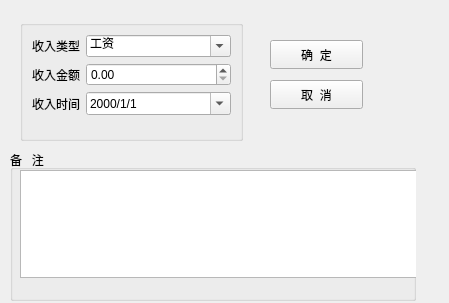
<?xml version="1.0" encoding="UTF-8"?>
<ui version="4.0">
 <class>Cell_income</class>
 <widget class="QWidget" name="Cell_income">
  <property name="geometry">
   <rect>
    <x>0</x>
    <y>0</y>
    <width>449</width>
    <height>303</height>
   </rect>
  </property>
  <property name="windowTitle">
   <string>Form</string>
  </property>
  <widget class="QGroupBox" name="groupBox_remarks">
   <property name="geometry">
    <rect>
     <x>10</x>
     <y>150</y>
     <width>406</width>
     <height>151</height>
    </rect>
   </property>
   <property name="title">
    <string>备   注</string>
   </property>
   <property name="flat">
    <bool>true</bool>
   </property>
   <widget class="QPlainTextEdit" name="edit_remarks">
    <property name="geometry">
     <rect>
      <x>10</x>
      <y>20</y>
      <width>398</width>
      <height>108</height>
     </rect>
    </property>
    <property name="maximumSize">
     <size>
      <width>16777215</width>
      <height>16777215</height>
     </size>
    </property>
   </widget>
  </widget>
  <widget class="QGroupBox" name="groupBox_outOfRemarks">
   <property name="geometry">
    <rect>
     <x>20</x>
     <y>20</y>
     <width>223</width>
     <height>121</height>
    </rect>
   </property>
   <property name="title">
    <string/>
   </property>
   <layout class="QFormLayout" name="formLayout">
    <item row="0" column="0">
     <widget class="QLabel" name="label_6">
      <property name="text">
       <string>收入类型</string>
      </property>
      <property name="buddy">
       <cstring>cbx_type</cstring>
      </property>
     </widget>
    </item>
    <item row="0" column="1">
     <widget class="QComboBox" name="cbx_type">
      <property name="editable">
       <bool>true</bool>
      </property>
      <property name="currentText">
       <string>工资</string>
      </property>
      <item>
       <property name="text">
        <string>工资</string>
       </property>
      </item>
      <item>
       <property name="text">
        <string>兼职</string>
       </property>
      </item>
      <item>
       <property name="text">
        <string>理财</string>
       </property>
      </item>
      <item>
       <property name="text">
        <string>礼金</string>
       </property>
      </item>
      <item>
       <property name="text">
        <string>其他</string>
       </property>
      </item>
     </widget>
    </item>
    <item row="1" column="0">
     <widget class="QLabel" name="label_12">
      <property name="text">
       <string>收入金额</string>
      </property>
     </widget>
    </item>
    <item row="1" column="1">
     <widget class="QDoubleSpinBox" name="dsbx_account">
      <property name="maximum">
       <double>100000000.000000000000000</double>
      </property>
     </widget>
    </item>
    <item row="2" column="0">
     <widget class="QLabel" name="label_5">
      <property name="text">
       <string>收入时间</string>
      </property>
     </widget>
    </item>
    <item row="2" column="1">
     <widget class="QDateTimeEdit" name="dedit_time">
      <property name="displayFormat">
       <string>yyyy/M/d </string>
      </property>
      <property name="calendarPopup">
       <bool>true</bool>
      </property>
     </widget>
    </item>
   </layout>
  </widget>
  <widget class="QPushButton" name="pbtn_confirm">
   <property name="geometry">
    <rect>
     <x>270</x>
     <y>40</y>
     <width>93</width>
     <height>29</height>
    </rect>
   </property>
   <property name="text">
    <string>确  定</string>
   </property>
  </widget>
  <widget class="QPushButton" name="pbtn_cancel">
   <property name="geometry">
    <rect>
     <x>270</x>
     <y>80</y>
     <width>93</width>
     <height>29</height>
    </rect>
   </property>
   <property name="text">
    <string>取  消</string>
   </property>
  </widget>
 </widget>
 <resources/>
 <connections/>
</ui>
